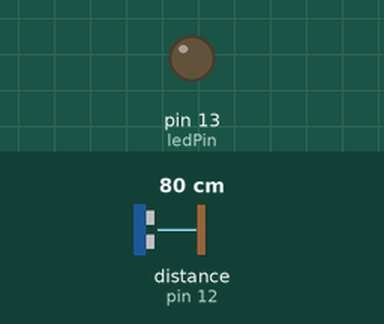
Recording of a sketch running on a simulated Arduino Uno, built with avr-gcc and run on an emulated ATmega328P. Shown: output pins drawn as LEDs (lit = HIGH). Wiring (inferred from the names in the program): ultrasonic range finder: trigger pin 8; echo pin 12. Dashed ring = blinking. Inputs (shaded band) come from the test bench; at power-on: distance to the obstacle (sensor on pin 12) 80 cm. The echo pulse lasts 58.3 µs per cm; pins used as bus, display or sensor lines are not drawn.

Above: at 1.2 s.
1.3 s: distance to the obstacle (sensor on pin 12) set to 56 cm
2.8 s: distance to the obstacle (sensor on pin 12) set to 47 cm
At 3.16 s:
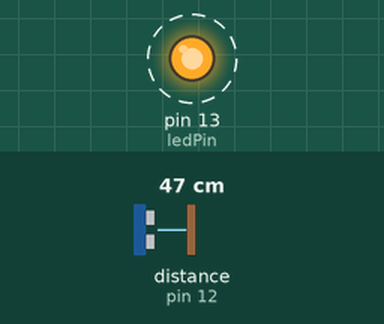
8.8 s: distance to the obstacle (sensor on pin 12) set to 60 cm
At 8.8 s:
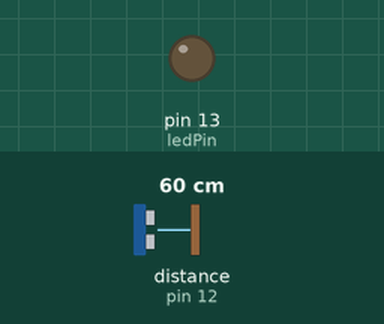
Timing chart, 0 to 11.3 s (numbered marks = the images above; inputs shaded):
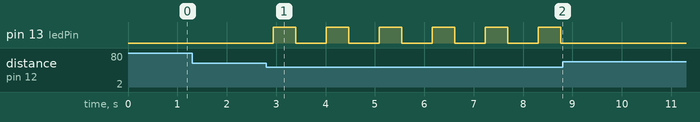

The sketch:

parktronic.ino
```cpp
#include "Ultrasonic.h"

int ledPin = 13;
int uep = 12;
int utp = 8;
Ultrasonic usonic(uep,utp);

void setup()
{
  Serial.begin(9600);
  pinMode(ledPin, OUTPUT);
  pinMode(uep, INPUT);
  pinMode(utp, OUTPUT);
}

void loop()
{
  triggerParktronic();
  long duration =  pulseIn(uep, HIGH);
  long cm = microsecondsToCentimeters(duration);

  if(cm <= 50) // if the distance is less than 50cm, start LED blinking, if not hold the LED turned off
  {
      ledPinBlinking(cm);
  }
  else
  {
    digitalWrite(ledPin, LOW);
  }

  if(Serial.available() > 0) // if any information is sent, read that information and if its "s" to show the distance
  {
    char pres = Serial.read();

    if(pres == 's')
    {
      Serial.print(cm);
      Serial.println(" cm");
    }
  }


  delay(150);

}

void ledPinBlinking(int distance) // function for LED blinking, the less the distance the faster the blinking
{
  digitalWrite(ledPin, HIGH);
  delay(distance*10);
  digitalWrite(ledPin, LOW);
  delay(distance*10);
}

void triggerParktronic() // function to send sound waves
{
  digitalWrite(utp, LOW);
  delayMicroseconds(2);
  digitalWrite(utp, HIGH);
  delayMicroseconds(10);
  digitalWrite(utp, LOW);
}

long microsecondsToCentimeters(long microseconds) // function to convert microseconds in centimeters
{
    return microseconds / 29 / 2;
}
```

Measured:
- the behaviour switches between 52 and 51 cm on distance to the obstacle (sensor on pin 12) (found by bisection; images 0 and 1)
- after the input at 1.3 s, every drawn part: stays the same
- after the input at 2.8 s, pin 13 (ledPin): alternates HIGH for 0.46 s and LOW for 0.61 s, starting after 0.14 s
- after the input at 8.8 s, pin 13 (ledPin): stops changing and stays LOW
